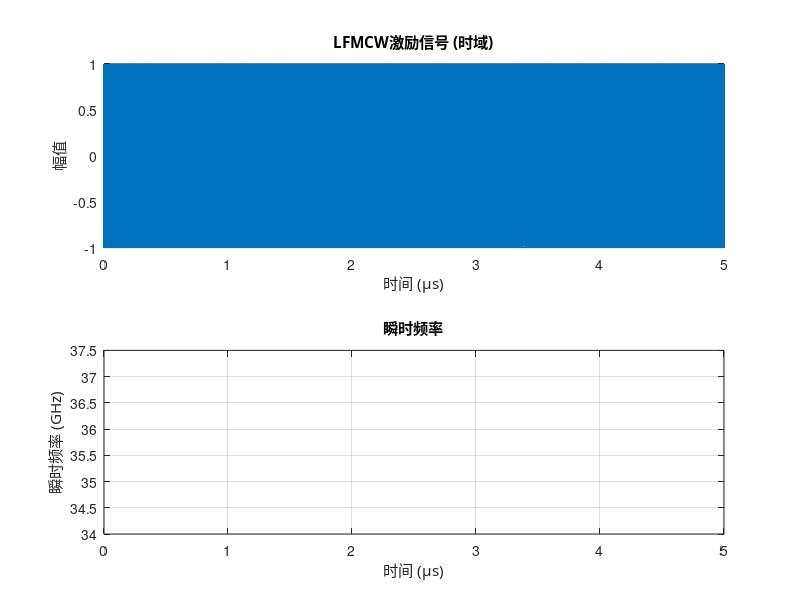

MATLAB code for this plot: (Note: this script raises an error after producing the figure.)
%%%%%%%%%%%%%%%%%%%%%%%%%%%%%%%%%%%%%%%%%%%%%%%%%%%%%%%%%%%%%%%%%%%%%%%%%%
% CST 时域仿真测试脚本 - 简化版
% 功能: 生成LFMCW激励信号 → CST时域仿真 → 读取输出 → 混频反演
%
% 使用方法:
%   1. 先运行第1节生成激励信号文件
%   2. 在CST中手动加载激励并运行时域仿真
%   3. 导出端口2信号到 data/timedomain_output.txt
%   4. 运行第2节进行后处理
%
% 作者: Auto-generated for thesis project
% 日期: 2026-01-19
%%%%%%%%%%%%%%%%%%%%%%%%%%%%%%%%%%%%%%%%%%%%%%%%%%%%%%%%%%%%%%%%%%%%%%%%%%

%% 0. 路径设置
clc; clear; close all;

script_dir = fileparts(mfilename('fullpath'));
if isempty(script_dir), script_dir = pwd; end
data_dir = fullfile(script_dir, 'data');
if ~exist(data_dir, 'dir'), mkdir(data_dir); end

%% =========================================================================
%  第1节: 生成LFMCW激励信号
%  =========================================================================

fprintf('========================================\n');
fprintf('CST 时域仿真测试脚本\n');
fprintf('========================================\n\n');

% -----------------------
% 1.1 LFMCW参数设置
% -----------------------
% 注意: 为减少CST计算时间，使用缩短的扫频周期
f_start = 34.2e9;       % 起始频率 (Hz)
f_end = 37.4e9;         % 终止频率 (Hz)
T_m = 5e-6;             % 扫频周期 (s) - 缩短为5us以节省仿真时间!
f_s = 100e9;            % CST采样率 (Hz)

% 派生参数
B = f_end - f_start;    % 带宽
K = B / T_m;            % 调频斜率
c = 3e8;

fprintf('【第1节】生成LFMCW激励信号\n');
fprintf('-----------------------\n');
fprintf('频率范围: %.2f - %.2f GHz\n', f_start/1e9, f_end/1e9);
fprintf('扫频周期: %.2f us (缩短以节省仿真时间)\n', T_m*1e6);
fprintf('采样率: %.1f GHz\n', f_s/1e9);
fprintf('调频斜率: %.2f GHz/us\n', K/1e15);

% -----------------------
% 1.2 生成信号
% -----------------------
t = 0 : 1/f_s : T_m;
N = length(t);

phi = 2*pi*f_start*t + pi*K*t.^2;
s_tx = cos(phi);

fprintf('采样点数: %d\n', N);

% -----------------------
% 1.3 保存为CST格式
% -----------------------
excitation_file = fullfile(data_dir, 'lfmcw_excitation.sig');

fid = fopen(excitation_file, 'w');
fprintf(fid, '%% LFMCW Excitation for CST Time Domain Solver\n');
fprintf(fid, '%% time (ns)  amplitude\n');
for i = 1:N
    fprintf(fid, '%.9e  %.9e\n', t(i)*1e9, s_tx(i));
end
fclose(fid);

fprintf('\n✓ 激励信号已保存: %s\n', excitation_file);
fprintf('  文件大小: %.2f MB\n', dir(excitation_file).bytes/1e6);

% -----------------------
% 1.4 可视化激励信号
% -----------------------
figure(1);
subplot(2,1,1);
plot(t*1e6, s_tx);
xlabel('时间 (μs)', 'FontName', 'SimHei');
ylabel('幅值', 'FontName', 'SimHei');
title('LFMCW激励信号 (时域)', 'FontName', 'SimHei');
grid on; xlim([0, T_m*1e6]);

subplot(2,1,2);
f_inst = f_start + K*t;
plot(t*1e6, f_inst/1e9);
xlabel('时间 (μs)', 'FontName', 'SimHei');
ylabel('瞬时频率 (GHz)', 'FontName', 'SimHei');
title('瞬时频率', 'FontName', 'SimHei');
grid on; xlim([0, T_m*1e6]);

sgtitle('LFMCW激励信号', 'FontName', 'SimHei', 'FontWeight', 'bold');

%% CST操作指南 (需要手动执行)
fprintf('\n========================================\n');
fprintf('【CST操作指南】请手动执行以下步骤:\n');
fprintf('========================================\n');
fprintf('1. 打开CST项目 (SRR_WR28_Lorentz.cst)\n');
fprintf('2. 切换到时域求解器:\n');
fprintf('   → Simulation → Setup Solver → Time Domain\n');
fprintf('3. 设置用户自定义激励:\n');
fprintf('   → 在Port设置中选择 "User Defined"\n');
fprintf('   → 加载文件: %s\n', excitation_file);
fprintf('4. 运行仿真\n');
fprintf('5. 导出Port 2输出信号:\n');
fprintf('   → Post Processing → Port Signals → Export\n');
fprintf('   → 保存为: %s\\timedomain_output.txt\n', data_dir);
fprintf('========================================\n');
fprintf('\n完成CST仿真后，请运行下一节...\n');

%% =========================================================================
%  第2节: 读取CST输出并后处理
%  =========================================================================
% 取消下面的 "return" 注释来分步执行
% return;  

fprintf('\n【第2节】读取CST输出并后处理\n');
fprintf('-----------------------\n');

% -----------------------
% 2.1 读取CST输出
% -----------------------
output_file = fullfile(data_dir, 'timedomain_output.txt');

if exist(output_file, 'file')
    fprintf('正在读取CST输出...\n');
    
    % 读取数据 (假设格式: time amplitude)
    data = load(output_file);
    t_rx = data(:, 1) * 1e-9;  % ns -> s
    s_rx = data(:, 2);
    
    fprintf('✓ 读取完成: %d 个采样点\n', length(s_rx));
    
else
    % 如果没有CST数据，使用模拟数据进行演示
    fprintf('⚠ 未找到CST输出文件，使用模拟数据演示...\n');
    
    % 模拟通过Lorentz介质的传播
    tau_air = 0.5e-9;  % 模拟空气时延
    
    % 简单时延 + 幅度调制
    delay_samples = round(tau_air * f_s);
    s_rx = [zeros(1, delay_samples), s_tx(1:end-delay_samples)];
    s_rx = s_rx(:);
    t_rx = t(:);
    
    fprintf('  (使用简单时延模型模拟)\n');
end

% -----------------------
% 2.2 混频处理
% -----------------------
fprintf('正在进行混频处理...\n');

% 确保长度匹配
N_min = min(length(s_tx), length(s_rx));
s_tx_proc = s_tx(1:N_min);
s_rx_proc = s_rx(1:N_min);
t_proc = t(1:N_min);

% 混频
s_mix = s_tx_proc(:) .* s_rx_proc(:);

% 低通滤波
fc_lp = 500e6;  % 低通截止频率
[b, a] = butter(4, fc_lp/(f_s/2));
s_if = filtfilt(b, a, s_mix);

fprintf('✓ 混频完成\n');

% -----------------------
% 2.3 差频信号分析
% -----------------------
fprintf('正在分析差频信号...\n');

% FFT
N_fft = length(s_if);
S_IF = fft(s_if, N_fft);
S_IF_mag = abs(S_IF);
f_fft = (0:N_fft-1) * f_s / N_fft;

% 找峰值
[~, idx_peak] = max(S_IF_mag(1:round(N_fft/2)));
f_beat = f_fft(idx_peak);
tau_est = f_beat / K;

fprintf('✓ 差频峰值: %.3f kHz\n', f_beat/1e3);
fprintf('✓ 估计时延: %.3f ns\n', tau_est*1e9);

% -----------------------
% 2.4 结果可视化
% -----------------------
figure(2);
subplot(2,2,1);
plot(t_proc*1e6, s_tx_proc, 'b', t_proc*1e6, s_rx_proc, 'r');
xlabel('时间 (μs)', 'FontName', 'SimHei');
legend('发射', '接收');
title('发射 vs 接收信号', 'FontName', 'SimHei');
grid on; xlim([0, min(1, T_m*1e6)]);

subplot(2,2,2);
plot(t_proc*1e6, s_if);
xlabel('时间 (μs)', 'FontName', 'SimHei');
title('差频信号 (时域)', 'FontName', 'SimHei');
grid on;

subplot(2,2,3);
f_lim = 10e6;  % 显示范围
idx_show = f_fft < f_lim;
plot(f_fft(idx_show)/1e3, S_IF_mag(idx_show));
xlabel('频率 (kHz)', 'FontName', 'SimHei');
title('差频信号 (频谱)', 'FontName', 'SimHei');
grid on;

subplot(2,2,4);
text(0.5, 0.6, sprintf('差频峰值: %.2f kHz', f_beat/1e3), ...
    'HorizontalAlignment', 'center', 'FontSize', 14);
text(0.5, 0.4, sprintf('估计时延: %.3f ns', tau_est*1e9), ...
    'HorizontalAlignment', 'center', 'FontSize', 14);
axis off;
title('测量结果', 'FontName', 'SimHei');

sgtitle('CST时域仿真后处理结果', 'FontName', 'SimHei', 'FontWeight', 'bold');

%% 3. 总结
fprintf('\n========================================\n');
fprintf('【测试总结】\n');
fprintf('========================================\n');
fprintf('激励信号: %.2f - %.2f GHz, %.2f us\n', f_start/1e9, f_end/1e9, T_m*1e6);
fprintf('差频峰值: %.3f kHz\n', f_beat/1e3);
fprintf('估计时延: %.3f ns\n', tau_est*1e9);
fprintf('========================================\n');

fprintf('\n✓ 测试脚本执行完成!\n');
